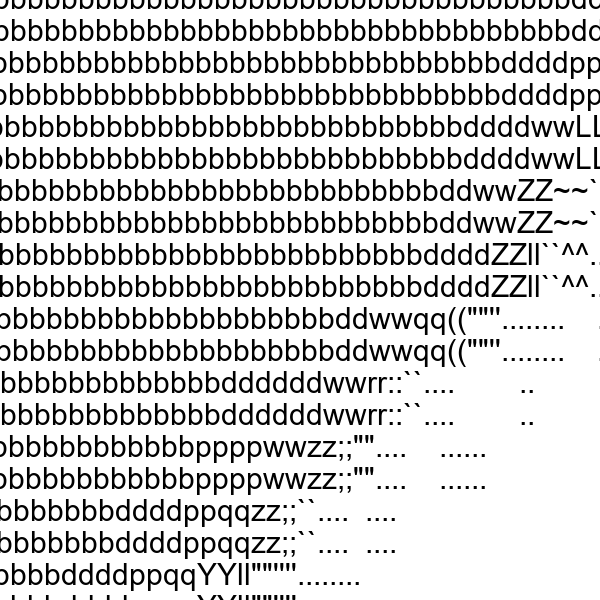
#> input picture Python Project/Image to ASCII art/output.png, 600 x 600 px
$ python ascii.py output.png
#> lines starting #> are read from the running program, lines starting #| are printed output that depends on the picture
from PIL import Image,ImageDraw,ImageFont
import argparse


def get_char(r,g,b,alpha = 256): #获取灰度值对应字符
    ls="$@B%8&WM#*oahkbdpqwmZO0QLCJUYXzcvunxrjft/\\|()1[]?-_+~<>i!lI;:,\"^`'. "
    if alpha == 0:
        return ' '
    length = len(ls)
    # 将 RGB 值转为灰度值 gray，灰度值范围为 0-255
    gray = int(0.299 * r + 0.587 * g + 0.114 * b)

    return ls[int(gray/256*length)]

def get_argument(): #获取参数
    parser = argparse.ArgumentParser()
    parser.add_argument('file',type=str)
    parser.add_argument('--width',type=int)
    parser.add_argument('--height',type=int)
    parser.add_argument('-o',type=str)
    args = parser.parse_args()
    file = args.file
    width = args.width
    height = args.height
    output = args.o
    if output is None:
        output = 'output.png'
    if width is None:
        width = 500
    if height is None:
        height = 500
    return file,width,height,output

def process_image(file,width=500,height=500): #处理图片
#> called with file = 'output.png', width = 500, height = 500
    im = Image.open(file)
#> im is the input picture: PIL image 600x600 RGB; min 0, max 255, mean 208.3
    im = im.resize((width,height), Image.NEAREST)
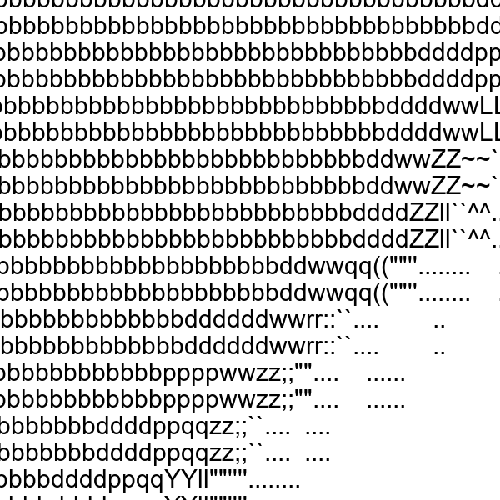
#> im: PIL image 500x500 RGB; min 0, max 255, mean 208.2
    #text用来存储转换后的内容
    text = ''
    for y in range(height):
        for x in range(width):
            text += get_char(*im.getpixel((x,y)))
        text += '\n'
    return text

def text_to_image(image_width,image_height,text, font_size=30, file_name='output_image.png'):
    # 创建一个白色背景的图像
#> called with image_width = 500, image_height = 500, font_size = 30, file_name = 'output.png'
    background_color = (255, 255, 255)  # 白色背景
    image = Image.new('RGB', (image_width, image_height), background_color)
#> image: PIL image 500x500 RGB; every value is 255

    # 创建一个 Draw 对象
    draw = ImageDraw.Draw(image)

    # 使用默认字体，也可以加载自定义字体
    try:
        font = ImageFont.truetype("arial.ttf", font_size)
    except IOError:
        font = ImageFont.load_default()  # 如果没有找到指定的字体，使用默认字体

    print("正在计算边界框")
    # 计算文本的边界框
    bbox = draw.textbbox((0, 0), text, font)
#> bbox = (-1, 5, 7957, 16003)

    print("获取边界框的宽度与高度")
    # 获取边界框的宽度和高度
    text_width = bbox[2] - bbox[0]  # bbox[2] 是右下角的 x 坐标，bbox[0] 是左上角的 x 坐标
#> text_width = 7958
    text_height = bbox[3] - bbox[1]  # bbox[3] 是右下角的 y 坐标，bbox[1] 是左上角的 y 坐标
#> text_height = 15998

    print("计算文本位置")
    # 计算文本的位置，使其居中
    text_x = (image_width - text_width) // 2
#> text_x = -3729
    text_y = (image_height - text_height) // 2
#> text_y = -7749

    print("绘制文本")
    # 绘制文本
    text_color = (0, 0, 0)  # 黑色文本
    draw.text((text_x, text_y), text, font=font, fill=text_color)

    print("保存图片")
    # 保存图像
    image.save(file_name)
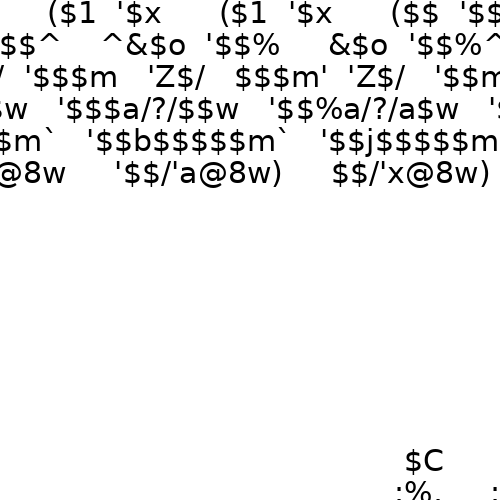
#> saved as output.png: PIL image 500x500 RGB; min 0, max 255, mean 239
    print(f'图像已保存为 {file_name}')

if __name__ == '__main__':
    file,width,height,output = get_argument()
    print('正在处理图片')
    im = process_image(file,width,height)
    print("正在输出")
    text_to_image(width,height,im,30,output)
